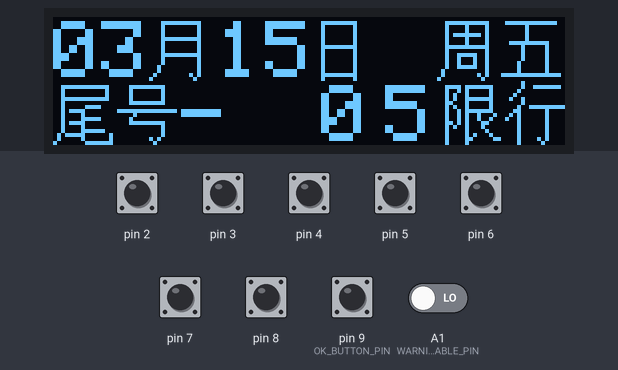
This sketch was run on a simulated Arduino Uno, built with avr-gcc and run on an emulated ATmega328P. On the bench: 128×32 one-colour display. The test bench sets the inputs (shaded band); at power-on: pin 2–8, pin 9 (OK_BUTTON_PIN) HIGH, A1 (WARNING_ENABLE_PIN) LOW. The local clock reads 2024-03-15 10:24:30 at power-on unless the sketch sets it.

Above: at 1.2 s.
1.3 s: pin 8 pulled LOW for 0.15 s
At 1.53 s:
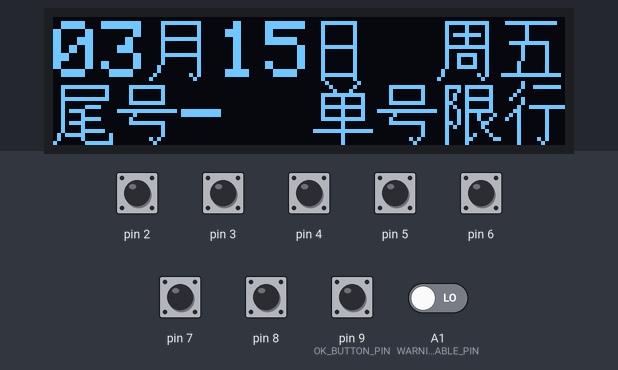
3.1 s: pin 2 pulled LOW for 0.15 s
At 3.34 s:
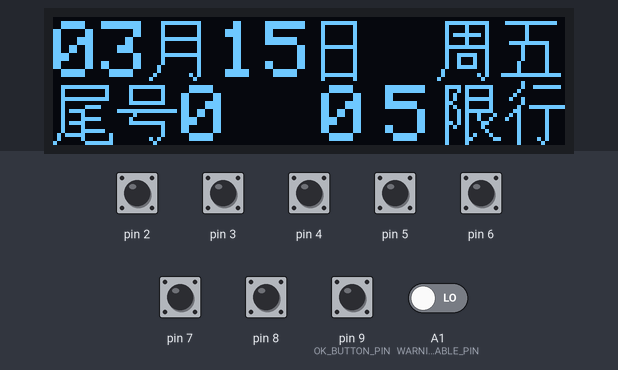
4.9 s: pin 3 pulled LOW for 0.15 s
At 5.16 s:
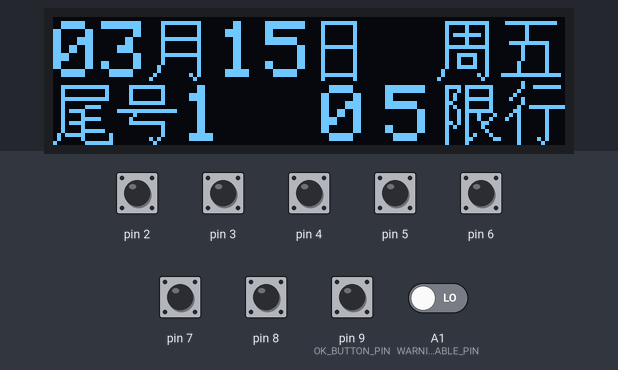
6.7 s: pin 4 pulled LOW for 1 s
At 7.6 s:
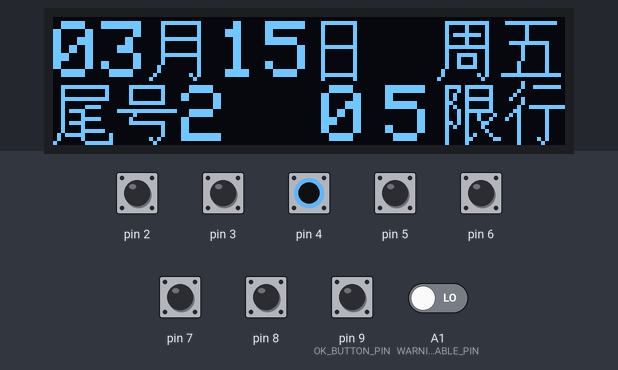
9.3 s: pin 5 pulled LOW for 1 s
At 10.3 s:
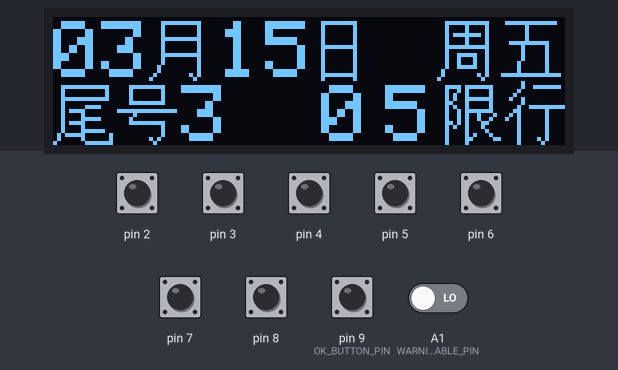
12.0 s: pin 6 pulled LOW for 0.15 s
At 12.24 s:
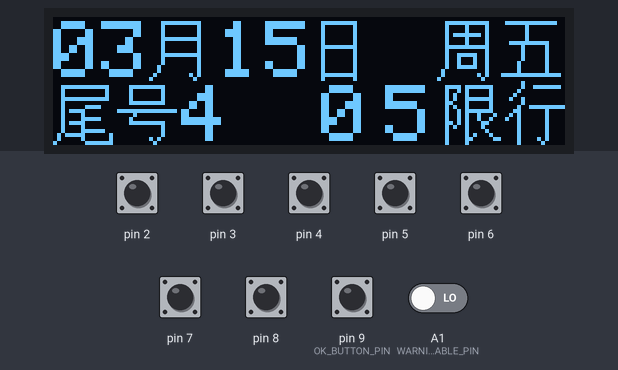
Timing chart, 0 to 14.8 s (numbered marks = the images above; inputs shaded):
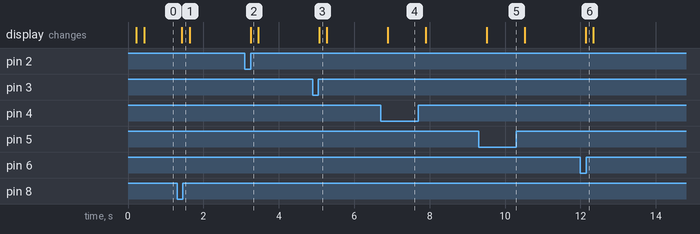

The sketch:

RestrictionMinder.ino
```cpp
#include <SPI.h>
#include <Wire.h>
#include <Adafruit_GFX.h>
#include <Adafruit_SSD1306.h>
#include "RTClib.h"

#define OLED_RESET                        4
#define SCREEN_WIDTH                      128 // OLED display width, in pixels
#define SCREEN_HEIGHT                     32 // OLED display height, in pixels

#define SETUP_BUTTON_PRESSED_CHECK_TIME   1500
#define RENDER_TIME                       200

#define OK_BUTTON_PIN                     9
#define RIGHT_BUTTON_PIN                  10
#define LEFT_BUTTON_PIN                   11
#define DOWN_BUTTON_PIN                   12
#define UP_BUTTON_PIN                     13

#define BUZZER_PIN                        A0
#define WARNING_ENABLE_PIN                A1

enum SetType
{
  ST_NONE = -1,
  ST_MONTH = 0,
  ST_DAY = 1,
  ST_HOUR = 2,
  ST_MINUTE = 3,
  ST_YEAR = 4
};

enum RestrictTailNumberType
{
  RTNT_NONE = -1,
  RTNT_0_5 = 0,
  RTNT_1_6,
  RTNT_2_7,
  RTNT_3_8,
  RTNT_4_9,
  RTNT_ODD_NUMBER,
  RTNT_EVEN_NUMBER
};

/*--  文字:  年  --*/
static const unsigned char PROGMEM str_nian[] =
{
  0x10, 0x00, 0x10, 0x00, 0x1F, 0xFC, 0x20, 0x80, 0x20, 0x80, 0x40, 0x80, 0x1F, 0xF8, 0x10, 0x80,
  0x10, 0x80, 0x10, 0x80, 0xFF, 0xFE, 0x00, 0x80, 0x00, 0x80, 0x00, 0x80, 0x00, 0x80, 0x00, 0x80
};
/*--  文字:  月  --*/
static const unsigned char PROGMEM str_yue[] =
{
  0x00, 0x00, 0x1F, 0xF8, 0x10, 0x08, 0x10, 0x08, 0x10, 0x08, 0x1F, 0xF8, 0x10, 0x08, 0x10, 0x08,
  0x10, 0x08, 0x1F, 0xF8, 0x10, 0x08, 0x10, 0x08, 0x20, 0x08, 0x20, 0x08, 0x40, 0x28, 0x80, 0x10
};
/*--  文字:  日  --*/
static const unsigned char PROGMEM str_ri[] =
{
  0x00, 0x00, 0x1F, 0xF0, 0x10, 0x10, 0x10, 0x10, 0x10, 0x10, 0x10, 0x10, 0x10, 0x10, 0x1F, 0xF0,
  0x10, 0x10, 0x10, 0x10, 0x10, 0x10, 0x10, 0x10, 0x10, 0x10, 0x10, 0x10, 0x1F, 0xF0, 0x10, 0x10
};
/*--  文字:  周  --*/
static const unsigned char PROGMEM str_zhou[] =
{
  0x00, 0x00, 0x3F, 0xF8, 0x21, 0x08, 0x21, 0x08, 0x2F, 0xE8, 0x21, 0x08, 0x21, 0x08, 0x3F, 0xF8,
  0x20, 0x08, 0x27, 0xC8, 0x24, 0x48, 0x24, 0x48, 0x27, 0xC8, 0x40, 0x08, 0x40, 0x28, 0x80, 0x10
};
/*--  文字:  一二三四五六日  --*/
static const unsigned char PROGMEM str_zhoushu[7][32] =
{
  { 0x00, 0x00, 0x1F, 0xF0, 0x10, 0x10, 0x10, 0x10, 0x10, 0x10, 0x10, 0x10, 0x10, 0x10, 0x1F, 0xF0,
    0x10, 0x10, 0x10, 0x10, 0x10, 0x10, 0x10, 0x10, 0x10, 0x10, 0x10, 0x10, 0x1F, 0xF0, 0x10, 0x10
  },
  { 0x00, 0x00, 0x00, 0x00, 0x00, 0x00, 0x00, 0x00, 0x00, 0x00, 0x00, 0x00, 0x00, 0x00, 0xFF, 0xFE,
    0x00, 0x00, 0x00, 0x00, 0x00, 0x00, 0x00, 0x00, 0x00, 0x00, 0x00, 0x00, 0x00, 0x00, 0x00, 0x00
  },
  { 0x00, 0x00, 0x00, 0x00, 0x00, 0x00, 0x3F, 0xF8, 0x00, 0x00, 0x00, 0x00, 0x00, 0x00, 0x00, 0x00,
    0x00, 0x00, 0x00, 0x00, 0x00, 0x00, 0x00, 0x00, 0xFF, 0xFE, 0x00, 0x00, 0x00, 0x00, 0x00, 0x00
  },
  { 0x00, 0x00, 0x00, 0x00, 0x7F, 0xFC, 0x00, 0x00, 0x00, 0x00, 0x00, 0x00, 0x00, 0x00, 0x3F, 0xF8,
    0x00, 0x00, 0x00, 0x00, 0x00, 0x00, 0x00, 0x00, 0x00, 0x00, 0xFF, 0xFE, 0x00, 0x00, 0x00, 0x00
  },
  { 0x00, 0x00, 0x00, 0x00, 0x7F, 0xFC, 0x44, 0x44, 0x44, 0x44, 0x44, 0x44, 0x44, 0x44, 0x44, 0x44,
    0x48, 0x44, 0x48, 0x3C, 0x50, 0x04, 0x60, 0x04, 0x40, 0x04, 0x7F, 0xFC, 0x40, 0x04, 0x00, 0x00
  },
  { 0x00, 0x00, 0x7F, 0xFC, 0x02, 0x00, 0x02, 0x00, 0x02, 0x00, 0x02, 0x00, 0x3F, 0xF0, 0x04, 0x10,
    0x04, 0x10, 0x04, 0x10, 0x04, 0x10, 0x08, 0x10, 0x08, 0x10, 0x08, 0x10, 0xFF, 0xFE, 0x00, 0x00
  },
  { 0x02, 0x00, 0x01, 0x00, 0x00, 0x80, 0x00, 0x80, 0x00, 0x00, 0xFF, 0xFE, 0x00, 0x00, 0x00, 0x00,
    0x04, 0x40, 0x04, 0x20, 0x08, 0x10, 0x08, 0x08, 0x10, 0x08, 0x20, 0x04, 0x40, 0x04, 0x00, 0x00
  }
};
/*--  文字:  单  --*/
static const unsigned char PROGMEM str_dan[] =
{
  0x10, 0x10, 0x08, 0x20, 0x04, 0x40, 0x3F, 0xF8, 0x21, 0x08, 0x21, 0x08, 0x3F, 0xF8, 0x21, 0x08,
  0x21, 0x08, 0x3F, 0xF8, 0x01, 0x00, 0x01, 0x00, 0xFF, 0xFE, 0x01, 0x00, 0x01, 0x00, 0x01, 0x00
};
/*--  文字:  双  --*/
static const unsigned char PROGMEM str_shuang[] =
{
  0x00, 0x00, 0x00, 0x00, 0xFD, 0xFC, 0x04, 0x84, 0x44, 0x84, 0x44, 0x84, 0x28, 0x88, 0x28, 0x88,
  0x10, 0x50, 0x10, 0x50, 0x28, 0x20, 0x28, 0x20, 0x44, 0x50, 0x44, 0x88, 0x81, 0x04, 0x02, 0x02
};
/*--  文字:  不  --*/
static const unsigned char PROGMEM str_bu[] =
{
  0x00, 0x00, 0x7F, 0xFC, 0x00, 0x80, 0x00, 0x80, 0x01, 0x00, 0x01, 0x00, 0x03, 0x40, 0x05, 0x20,
  0x09, 0x10, 0x11, 0x08, 0x21, 0x04, 0x41, 0x04, 0x81, 0x00, 0x01, 0x00, 0x01, 0x00, 0x01, 0x00
};
/*--  文字:  尾  --*/
static const unsigned char PROGMEM str_wei[] =
{
  0x00, 0x00, 0x3F, 0xFC, 0x20, 0x04, 0x20, 0x04, 0x3F, 0xFC, 0x20, 0x00, 0x20, 0xF0, 0x2F, 0x00,
  0x21, 0x00, 0x21, 0xF0, 0x2F, 0x00, 0x21, 0x00, 0x21, 0xF8, 0x5F, 0x02, 0x41, 0x02, 0x80, 0xFE
};
/*--  文字:  号  --*/
static const unsigned char PROGMEM str_hao[] =
{
  0x00, 0x00, 0x1F, 0xF0, 0x10, 0x10, 0x10, 0x10, 0x10, 0x10, 0x1F, 0xF0, 0x00, 0x00, 0xFF, 0xFE,
  0x08, 0x00, 0x10, 0x00, 0x1F, 0xF0, 0x00, 0x10, 0x00, 0x10, 0x00, 0x10, 0x00, 0xA0, 0x00, 0x40
};
/*--  文字:  限  --*/
static const unsigned char PROGMEM str_xian[] =
{
  0x00, 0x00, 0x7B, 0xF8, 0x4A, 0x08, 0x52, 0x08, 0x53, 0xF8, 0x62, 0x08, 0x52, 0x08, 0x4B, 0xF8,
  0x4A, 0x44, 0x4A, 0x48, 0x6A, 0x30, 0x52, 0x20, 0x42, 0x10, 0x42, 0x88, 0x43, 0x06, 0x42, 0x00
};
/*--  文字:  行  --*/
static const unsigned char PROGMEM str_xing[] =
{
  0x08, 0x00, 0x09, 0xFC, 0x10, 0x00, 0x20, 0x00, 0x48, 0x00, 0x08, 0x00, 0x13, 0xFE, 0x30, 0x20,
  0x50, 0x20, 0x90, 0x20, 0x10, 0x20, 0x10, 0x20, 0x10, 0x20, 0x10, 0x20, 0x10, 0xA0, 0x10, 0x40
};
static const unsigned char str_xxType[5][3] =
{
  "05", "16", "27", "38", "49"
};

static const int tailNumber[5][2] =
{
  {0, 5}, {1, 6}, {2, 7}, {3, 8}, {4, 9}
};

RTC_DS1307 rtc;
Adafruit_SSD1306 display(SCREEN_WIDTH, SCREEN_HEIGHT, &Wire, OLED_RESET);

SetType                 m_setType             = ST_NONE;    //时间设置类型
RestrictTailNumberType  m_restrictType        = RTNT_NONE;  //当日限行类型
RestrictTailNumberType  m_tailNumberType      = RTNT_NONE;  //尾号类型
int                     m_tailNumber          = -1;         //限行尾号

long  m_lastRenderTime              = 0;

int   m_year                        = 0;
int   m_month                       = 0;
int   m_day                         = 0;
int   m_hour                        = 0;
int   m_minute                      = 0;
int   m_dayOfTheWeek                = 0;

long  m_lastSetupButtonReleaseTime  = 0;
bool  m_checkSetButton              = true;
bool  m_checkDirButton              = true;


bool restrictCheck(int _tailNumber, RestrictTailNumberType *_rtntType)
{
  //北京限行规则
  //每13周限行尾号轮换一次，周末及法定节假日不限行。
  //自2018年4月9日至2018年7月8日，周一至五限行尾号顺序为：4和9、5和0、1和6、2和7、3和8；
  //工作日(法定节假日除外)早7点至晚8点，限行机动车（含临时号牌）禁止在五环路（不含）以内道路行驶。
  bool oddEvenRestrict = false;
  if (digitalRead(8) == LOW) oddEvenRestrict = true;
  if (oddEvenRestrict)
  {
    if (m_day % 2 == 0) *_rtntType = RTNT_EVEN_NUMBER;
    else *_rtntType = RTNT_ODD_NUMBER;
    if (_tailNumber % 2 == m_day % 2)return true;
    else return false;
  } else
  {
    if (m_dayOfTheWeek == 0 || m_dayOfTheWeek == 6)
    {
      *_rtntType = RTNT_NONE;
      return false;
    }
  }
  int restrictTypePoint = 4 + 100;
  DateTime baseDate = DateTime(2018, 4, 9, 0, 0, 0);
  DateTime now = rtc.now();
  uint32_t turnSeconds = 7862400;//13 * 7 * 24 * 60 * 60;
  int turnTime = (now.unixtime() - baseDate.unixtime()) / turnSeconds; //从2018年4月9日零点到现在共轮换几次
  restrictTypePoint -= turnTime;
  restrictTypePoint %= 5;
  int restrictType = (restrictTypePoint + m_dayOfTheWeek - 1) % 5;
  *_rtntType = restrictType;
  if (_tailNumber % 5 == restrictType) return true;
  return false;
}


void setup() {
  Serial.begin(9600);//串口初始化
  if (! rtc.begin()) {
    Serial.println("Couldn't find RTC");  //时钟模块初始化
    while (1);
  }
  if (!display.begin(SSD1306_SWITCHCAPVCC, 0x3C)) {
    Serial.println(F("SSD1306 allocation failed"));  //显示模块初始化
    while (1);
  }
  display.setTextSize(2);
  display.clearDisplay();
  for (int i = 2; i <= 13; i++) //2-8 拨码开关 9-13 按钮
  {
    pinMode(i, INPUT_PULLUP);
  }
}

void loop() {
  tailNumberCheck(&m_tailNumber, &m_tailNumberType);
  if (restrictCheck(m_tailNumber, &m_restrictType))
  {
    if (digitalRead(WARNING_ENABLE_PIN) == HIGH)
    {
      tone(BUZZER_PIN, 880);
      delay(200);
      noTone(BUZZER_PIN);
    }
  } else
  {
    noTone(BUZZER_PIN);
  }
  buttonAction();
  if (renderCheck())
  {
    if (m_setType == ST_NONE)
    {
      DateTime now = rtc.now();
      m_year = now.year();
      m_month = now.month();
      m_day = now.day();
      m_hour = now.hour();
      m_minute = now.minute();
      m_dayOfTheWeek = now.dayOfTheWeek();
    }
    render();
  }
}

bool renderCheck()
{
  if (millis() - m_lastRenderTime > RENDER_TIME)
  {
    m_lastRenderTime = millis();
    return true;
  }
  return false;
}

void render()
{
  display.clearDisplay();
  dateDisplay(m_year, m_month, m_day , m_dayOfTheWeek , m_hour, m_minute, m_setType);
  restrictDisplay(m_tailNumber, m_restrictType, m_setType);
  display.display();
}

void buttonAction()
{
  if (digitalRead(OK_BUTTON_PIN) == HIGH)
  {
    m_lastSetupButtonReleaseTime = millis();
    m_checkSetButton = true;
  } else
  {
    if (m_setType != ST_NONE)
    {
      if (m_checkSetButton)
      {
        m_setType = ST_NONE;
        rtc.adjust(DateTime(m_year, m_month, m_day, m_hour, m_minute, 0));
      }
    } else
    {
      if (millis() - m_lastSetupButtonReleaseTime > SETUP_BUTTON_PRESSED_CHECK_TIME)
      {
        m_setType = ST_MONTH;
        m_checkSetButton = false;
      }
    }
  }
  if (m_setType != ST_NONE)
  {
    if (digitalRead(RIGHT_BUTTON_PIN) == LOW) {
      if ( m_checkDirButton)
      {
        m_setType = m_setType >= 4 ? 0 : m_setType + 1;
        m_checkDirButton = false;
      }
    }
    else if (digitalRead(LEFT_BUTTON_PIN) == LOW) {
      if ( m_checkDirButton)
      {
        m_setType = m_setType <= 0 ? 4 : m_setType - 1;
        m_checkDirButton = false;
      }
    } else if (digitalRead(DOWN_BUTTON_PIN) == LOW) {
      if ( m_checkDirButton)
      {
        timeSet(false);
        m_checkDirButton = false;
      }
    } else if (digitalRead(UP_BUTTON_PIN) == LOW) {
      if ( m_checkDirButton)
      {
        timeSet(true);
        m_checkDirButton = false;
      }
    }
    else m_checkDirButton = true;
  }
}

bool isRuinian(int _year)
{
  if (_year % 100 == 0)
  {
    if (_year % 400 == 0)return true;
    else return false;
  } else
  {
    if (_year % 4 == 0) return true;
    else return false;
  }
}
void timeSet(bool up)
{
  int dayCountArr[] = {0, 31, 28, 31, 30, 31, 30, 31, 31, 30, 31, 30, 31};
  switch (m_setType)
  {
    case ST_MONTH:
      {
        if (up)m_month = m_month >= 12 ? 1 : m_month + 1;
        else m_month = m_month <= 1 ? 12 : m_month - 1;
        int dayCount = dayCountArr[m_month];
        if (isRuinian(m_year) && m_month == 2) dayCount++;
        if (m_day > dayCount)m_day = dayCount;
      }
      break;
    case ST_DAY:
      {
        int dayCount = dayCountArr[m_month];
        if (isRuinian(m_year) && m_month == 2) dayCount++;
        if (up)m_day = m_day >= dayCount ? 1 : m_day + 1;
        else m_day = m_day <= 1 ? dayCount : m_day - 1;
      }
      break;
    case ST_HOUR:
      {
        if (up)m_hour = m_hour >= 24 ? 0 : m_hour + 1;
        else m_hour = m_hour <= 0 ? 24 : m_hour - 1;
      }
      break;
    case ST_MINUTE:
      {
        if (up)m_minute = m_minute >= 59 ? 0 : m_minute + 1;
        else m_minute = m_minute <= 0 ? 59 : m_minute - 1;
      }
      break;
    case ST_YEAR:
      {
        if (up)m_year = m_year >= 2099 ? 2000 : m_year + 1;
        else m_year = m_year <= 2000 ? 2099 : m_year - 1;
      }
      break;
    default:;
  }
}

void tailNumberCheck(int *_tailNumber, RestrictTailNumberType *_tailNumberType)
{
  RestrictTailNumberType tailNumberType = RTNT_NONE;
  for (int i = 0; i < 5; i++)
  {
    if (digitalRead(i + 2) == LOW)
    {
      tailNumberType = i;
      break;
    }
  }
  *_tailNumberType = tailNumberType;
  if (tailNumberType == RTNT_NONE) {
    *_tailNumber = -1;
    return;
  }
  if (digitalRead(7) == LOW)  *_tailNumber = tailNumber[tailNumberType][1];
  else *_tailNumber = tailNumber[tailNumberType][0];
}

String dateNumberFormat(int _num)
{
  if (_num < 10) return "0" + String(_num);
  else return String(_num);
}

void dateDisplay(int _y, int _M, int _d, int _w, int _h, int _m , SetType _setType)
{
  int left = 0, top = 0;
  int setupOffset = 0;
  if (_setType != ST_NONE) setupOffset = 48;
  char dateChar[11];
  String dateString = dateNumberFormat(_M) + dateNumberFormat(_d) + dateNumberFormat(_h) + dateNumberFormat(_m) + dateNumberFormat(_y % 100);
  dateString.toCharArray(dateChar, 11);
  display.setTextColor(SSD1306_WHITE);
  display.drawBitmap(left + 24 + setupOffset, top + 0, str_yue, 16, 16, 1);
  display.drawBitmap(left + 64 + setupOffset, top + 0, str_ri, 16, 16, 1);
  if (_setType == ST_NONE)
  {
    display.drawBitmap(left + 96, top + 0, str_zhou, 16, 16, 1);
    display.drawBitmap(left + 112, 0, str_zhoushu[_w], 16, 16, 1);
  } else
  {
    display.drawBitmap(left - 16 + setupOffset, top + 0, str_nian, 16, 16, 1);
    display.setCursor(left + 60, top + 17);     // Start at top-left corner
    display.write(':');
  }
  int numberOffset[5][2] = {{0, 1}, {41, 1}, { -12, 17}, {24, 17}, { -40, 1}};
  for (int t = 0; t <= 4; t++)
  {
    if (_setType == ST_NONE && t > 1) break;
    if (m_setType == t)
    {
      display.setTextColor(SSD1306_BLACK, SSD1306_WHITE);
    } else
    {
      display.setTextColor(SSD1306_WHITE);
    }
    display.setCursor(left + setupOffset + numberOffset[t][0], top + numberOffset[t][1]);
    for (int16_t i = 0; i <= 1; i++) {
      display.write(dateChar[t * 2 + i]);
    }
  }
}
void restrictDisplay(int _tailNumber, int _restrictType, SetType _setType)
{
  if (_setType != ST_NONE) return;
  int left = 0;
  int top = 16;
  display.drawBitmap(left + 0, top + 0, str_wei, 16, 16, 1);
  display.drawBitmap(left + 16, top + 0, str_hao, 16, 16, 1);
  display.setCursor(left + 32, top + 1);
  char tailNumberChar[2];
  String(_tailNumber).toCharArray(tailNumberChar, 2);
  display.write(tailNumberChar[0]);
  switch (_restrictType)
  {
    case RTNT_0_5:
    case RTNT_1_6:
    case RTNT_2_7:
    case RTNT_3_8:
    case RTNT_4_9:
      {
        display.setCursor(left + 67, top + 1);
        display.write(str_xxType[_restrictType][0]);
        display.setCursor(left + 83, top + 1);
        display.write(str_xxType[_restrictType][1]);
      }
      break;
    case RTNT_ODD_NUMBER:
      {
        display.drawBitmap(left + 65, top + 0, str_dan, 16, 16, 1);
        display.drawBitmap(left + 81, top + 0, str_hao, 16, 16, 1);
      }
      break;
    case RTNT_EVEN_NUMBER:
      {
        display.drawBitmap(left + 65, top + 0, str_shuang, 16, 16, 1);
        display.drawBitmap(left + 81, top + 0, +str_hao, 16, 16, 1);
      }
      break;
    case RTNT_NONE:
      {
        display.drawBitmap(left + 81, top + 0, +str_bu, 16, 16, 1);
      }
      break;
  }
  display.drawBitmap(left + 97, top + 0, str_xian, 16, 16, 1);
  display.drawBitmap(left + 113, top + 0, str_xing, 16, 16, 1);
}
```

Measured:
- after the input at 1.3 s, the display: changes after 0.13 s (image 1)
- after the input at 3.1 s, the display: changes after 0.15 s (image 2)
- after the input at 4.9 s, the display: changes after 0.17 s (image 3)
- after the input at 6.7 s, the display: changes after 0.19 s (image 4)
- after the input at 9.3 s, the display: changes after 0.21 s (image 5)
- after the input at 12.0 s, the display: changes after 0.14 s (image 6)
